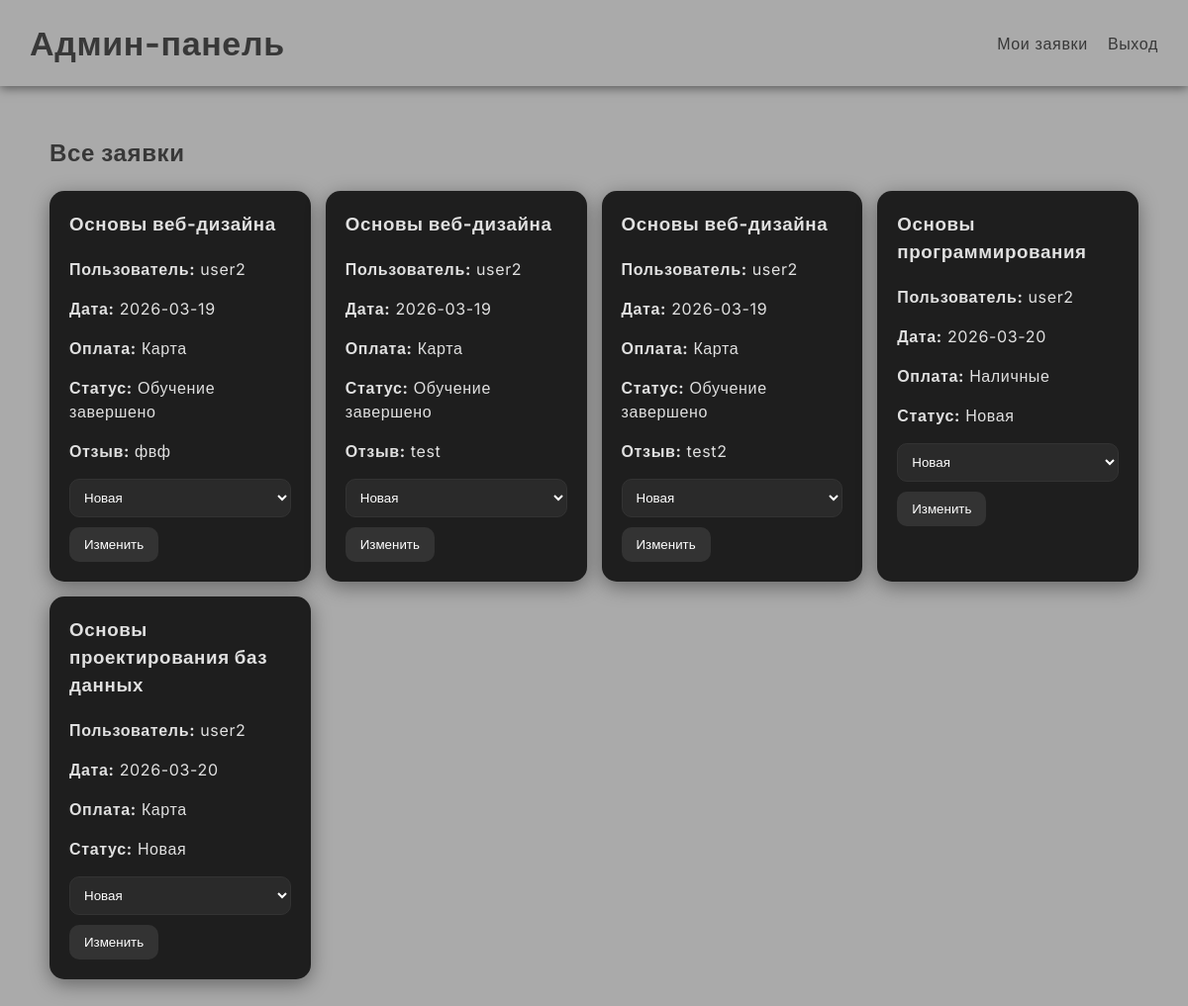
The page /korochki/admin.php (signed in) on the database its author committed.
### tables this page shows
CREATE TABLE `orders` (
  `id_orders` int(11) NOT NULL,
  `user_id` int(11) DEFAULT NULL,
  `kurses` varchar(255) NOT NULL,
  `date` date NOT NULL,
  `payment_type` varchar(255) NOT NULL,
  `statsus_id` int(11) NOT NULL DEFAULT 1
);

CREATE TABLE `users` (
  `id` int(11) NOT NULL,
  `login` varchar(255) NOT NULL,
  `password` varchar(255) NOT NULL,
  `fio` varchar(255) NOT NULL,
  `phone` varchar(255) NOT NULL,
  `email` varchar(255) NOT NULL,
  `role_id` int(11) NOT NULL DEFAULT 1
);

CREATE TABLE `status` (
  `id` int(11) NOT NULL,
  `name` varchar(255) NOT NULL
);

CREATE TABLE `reviews` (
  `id` int(11) NOT NULL,
  `description` varchar(255) NOT NULL,
  `user_id` int(11) NOT NULL,
  `order_id` int(11) DEFAULT NULL
);

### korochki/admin.php (the view, shortened to what this page needs)
<?php
include("db_copy.php");
$query = "
SELECT orders.*, users.login, status.name AS status_name, reviews.description
FROM orders
LEFT JOIN users ON orders.user_id = users.id
LEFT JOIN status ON orders.statsus_id = status.id
LEFT JOIN reviews ON reviews.order_id = orders.id_orders
ORDER BY orders.id_orders DESC
";
$result = mysqli_query($conn, $query);
?>
<!DOCTYPE html>
<html lang="ru">
<head>
    <link rel="stylesheet" href="style.css">
</head>
<body>
    <header class="header">
        <h1>Админ-панель</h1>
        <div class="nav">
            <a href="orders_all.php">Мои заявки</a>
            <a href="logout.php">Выход</a>
        </div>
    </header>
    <div class="container">
        <h2 class="text">Все заявки</h2>
        <div class="orders">
            <?php while ($row = mysqli_fetch_assoc($result)): ?>
                <div class="order-card">
                    <h3><?= $row['kurses'] ?></h3>
                    <p><b>Пользователь:</b> <?= $row['login'] ?></p>
                    <p><b>Дата:</b> <?= $row['date'] ?></p>
                    <p><b>Оплата:</b> <?= $row['payment_type'] ?></p>
                    <p><b>Статус:</b> <?= $row['status_name'] ?></p>
                    <?php if (!empty($row['description'])): ?>
                        <p><b>Отзыв:</b> <?= $row['description'] ?></p>
                    <?php endif; ?>
                    <form method="POST" class="status-form">
                        <select name="status_id">
                            <option value="1">Новая</option>
                        </select>
                        <button>Изменить</button>
                    </form>
                </div>
            <?php endwhile; ?>
        </div>
    </div>
</body>
</html>

### korochki/style.css (style rules this page uses)
* { box-sizing: border-box; }
body { margin: 0; font-family: "Inter", sans-serif; letter-spacing: 0.04em; background: #aaaaaa; color: #e0e0e0; line-height: 1.5; }
.header { display: flex; justify-content: space-between; align-items: center; gap: 20px; padding: 18px 30px; background: #aaaaaa; box-shadow: 0 2px 10px rgba(0,0,0,0.5); }
.header h1 { text-decoration: none !important; transition: 0.3s; color: #383838 ; margin: 0; font-size: clamp(24px, 3vw, 34px); }
.nav a { margin-left: 15px; text-decoration: none; color: #383838; transition: 0.3s; }
.container { width: min(1100px, calc(100% - 32px)); margin: 0 auto; padding: 30px 0 40px; }
.container h2 { color: #383838 ; }
.text { color: #383838 ; }
button { padding: 10px 15px; border: none; border-radius: 10px; background: #333; color: white; cursor: pointer; transition: 0.3s; }
.orders { display: grid; gap: 15px; margin-top: 20px; grid-template-columns: repeat(auto-fit, minmax(260px, 1fr)); }
.order-card { background: #1e1e1e; padding: 20px; border-radius: 15px; box-shadow: 0 5px 20px rgba(0,0,0,0.4); transition: 0.3s; }
.order-card h3, .order-card p { margin-top: 0; }
.status-form { margin-top: 10px; display: flex; flex-wrap: wrap; gap: 10px; }
.status-form select { flex: 1; padding: 10px; border-radius: 10px; border: 1px solid #333; background: #2a2a2a; color: #fff; }

### rows shown on the page
orders: kurses "Основы веб-дизайна", user.login "user2", date "2026-03-19", payment_type "Карта", statsus.name "Обучение завершено", reviews.description "фвф", reviews.description "test", reviews.description "test2"
orders: kurses "Основы программирования", user.login "user2", date "2026-03-20", payment_type "Наличные", statsus.name "Новая"
orders: kurses "Основы проектирования баз данных", user.login "user2", date "2026-03-20", payment_type "Карта", statsus.name "Новая"
